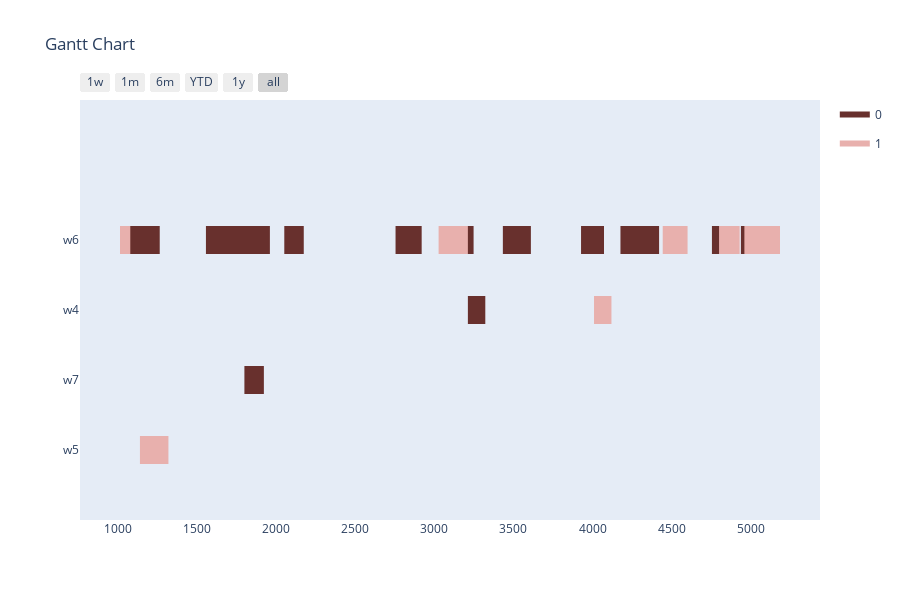

Notebook source saved alongside this figure:
### Code cell
earliest_time_slot = 0
last_time_slot = 5000
operations = []

def get_alternative_tasks(task_id):
    task = env.get_task(task_id)
    tasks = env.tasks
    alternatives = []
    for t in tasks:
        if task.result_resources[0][0] == t.result_resources[0][0] and t not in alternatives and t.id != task_id:
            alternatives.append(t)
    return alternatives

def mutation_function(offsprings, ga_instance):
    for offspring in offsprings:
        for i in range(len(operations)):
            if random.random() < 1 / len(operations):
                task = offspring[i*3]
                alternatives = get_alternative_tasks(task)
                offspring[i*3] = random.choice(alternatives).id
                offspring[i*3+1] = random.choice(env.get_valid_workstations(offspring[i*3])).id
                offspring[i*3+2] = random.randint(earliest_time_slot, last_time_slot)
    return offsprings

def fitness_function(solution, solution_idx):
    fitness = 0
    if feasible(solution):
        min = float('inf')
        max = -float('inf')
        i = 0
        for gene in solution:
            if i == 2:
                if gene < min:
                    min = gene
                duration = env.get_duration(solution[i-2], solution[i-1])
                if gene + duration > max:
                    max = gene + duration
            i += 1
            if i > 2:
                i = 0
        fitness += abs(max - min)
    else:
        fitness = 2 * last_time_slot
    return fitness

for order in orders_model:
    for resource in order.resources:
        recipe = resource.recipes[0] # just use recipe 0 for now
        recipe_tasks = env.get_all_tasks_for_recipe(recipe.id)
        results = dict()
        for task in recipe_tasks:
            if task.result_resources[0][0] not in results:
                results[task.result_resources[0][0]] = []
            results[task.result_resources[0][0]].append(task)
        for key in results:
            operations.append(random.choice(results[key]).id)
assignments = []
for operation in operations:
    workstation = env.get_valid_workstations(operation)
    assignments.append(operation)
    assignments.append(random.choice(workstation).id)
    assignments.append(random.randint(earliest_time_slot, last_time_slot))

num_genes = len(assignments)
num_generations = 1000
num_parents_mating = 25
sol_per_pop = 50
init_range_low = 0
init_range_high = last_time_slot
parent_selection_type = 'rws'
keep_parents = 1
crossover_type = 'two_points'
mutation_type = mutation_function
mutation_percentage_genes = 10
fitness_func = fitness_function
gene_type = int
ga_instance = pygad.GA(num_generations=num_generations, num_parents_mating=num_parents_mating, fitness_func=fitness_func, sol_per_pop=sol_per_pop, num_genes=num_genes, init_range_low=init_range_low, init_range_high=init_range_high, parent_selection_type=parent_selection_type, keep_parents=keep_parents, crossover_type=crossover_type, mutation_type=mutation_type, mutation_percent_genes=mutation_percentage_genes, gene_type=gene_type, gene_space=gene_space)
ga_instance.run()
solution, solution_fitness, solution_idx = ga_instance.best_solution()
print("Parameters of the best solution : {solution}".format(solution=solution))
print("Fitness value of the best solution = {solution_fitness}".format(solution_fitness=solution_fitness))

workstation_assignments = reformat_pygad_result(solution, orders, env)
visualize(workstation_assignments, [], [], [], num_generations+1)

### Figure 1 — Plotly figure (JSON) as saved in the notebook; plotly's stock layout.template omitted (floating-point values rounded to 4 significant figures)
{"data": [{"fill": "toself", "fillcolor": "rgb(104, 48, 45)", "hoverinfo": "name", "legendgroup": "rgb(104, 48, 45)", "mode": "none", "name": "0", "type": "scatter", "x": [1841, 1961, 1961, 1841, 1841, 4754, 4874, 4874, 4754, 4754, 1557, 1677, 1677, 1557, 1557, 735, 945, 945, 735, 735, 4937, 5014, 5014, 4937, 4937, 4230, 4420, 4420, 4230, 4230, 4259, 4413, 4413, 4259, 4259, 1040, 1265, 1265, 1040, 1040, 1575, 1720, 1720, 1575, 1575, 2052, 2175, 2175, 2052, 2052, 3518, 3610, 3610, 3518, 3518, 1656, 1866, 1866, 1656, 1656, 4308, 4364, 4364, 4308, 4308, 4176, 4300, 4300, 4176, 4176, 3433, 3587, 3587, 3433, 3433, 2755, 2920, 2920, 2755, 2755, 3161, 3248, 3248, 3161, 3161, 3927, 4072, 4072, 3927, 3927, 500, 620, 620, 500, 500, 3212, 3322, 3322, 3212, 3212, 703, 813, 813, 703, 703, 1800, 1923, 1923, 1800, 1800, 322, 418, 418, 322], "y": [2.8, 2.8, 3.2, 3.2, null, 2.8, 2.8, 3.2, 3.2, null, 2.8, 2.8, 3.2, 3.2, null, 2.8, 2.8, 3.2, 3.2, null, 2.8, 2.8, 3.2, 3.2, null, 2.8, 2.8, 3.2, 3.2, null, 2.8, 2.8, 3.2, 3.2, null, 2.8, 2.8, 3.2, 3.2, null, 2.8, 2.8, 3.2, 3.2, null, 2.8, 2.8, 3.2, 3.2, null, 2.8, 2.8, 3.2, 3.2, null, 2.8, 2.8, 3.2, 3.2, null, 2.8, 2.8, 3.2, 3.2, null, 2.8, 2.8, 3.2, 3.2, null, 2.8, 2.8, 3.2, 3.2, null, 2.8, 2.8, 3.2, 3.2, null, 2.8, 2.8, 3.2, 3.2, null, 2.8, 2.8, 3.2, 3.2, null, 2.8, 2.8, 3.2, 3.2, null, 1.8, 1.8, 2.2, 2.2, null, 1.8, 1.8, 2.2, 2.2, null, 0.8, 0.8, 1.2, 1.2, null, 0.8, 0.8, 1.2, 1.2]}, {"fill": "toself", "fillcolor": "rgb(232, 176, 173)", "hoverinfo": "name", "legendgroup": "rgb(232, 176, 173)", "mode": "none", "name": "1", "type": "scatter", "x": [4959, 5184, 5184, 4959, 4959, 3027, 3212, 3212, 3027, 3027, 4799, 4929, 4929, 4799, 4799, 4443, 4600, 4600, 4443, 4443, 1014, 1079, 1079, 1014, 1014, 4009, 4119, 4119, 4009, 4009, 1140, 1320, 1320, 1140], "y": [2.8, 2.8, 3.2, 3.2, null, 2.8, 2.8, 3.2, 3.2, null, 2.8, 2.8, 3.2, 3.2, null, 2.8, 2.8, 3.2, 3.2, null, 2.8, 2.8, 3.2, 3.2, null, 1.8, 1.8, 2.2, 2.2, null, -0.2, -0.2, 0.2, 0.2]}, {"legendgroup": "rgb(104, 48, 45)", "marker": {"color": "rgb(104, 48, 45)", "opacity": 0, "size": 1}, "mode": "markers", "name": "", "showlegend": false, "text": [null, null, null, null, null, null, null, null, null, null, null, null, null, null, null, null, null, null, null, null, null, null, null, null, null, null, null, null, null, null, null, null, null, null, null, null, null, null, null, null, null, null, null, null, null, null], "type": "scatter", "x": [1841, 1961, 4754, 4874, 1557, 1677, 735, 945, 4937, 5014, 4230, 4420, 4259, 4413, 1040, 1265, 1575, 1720, 2052, 2175, 3518, 3610, 1656, 1866, 4308, 4364, 4176, 4300, 3433, 3587, 2755, 2920, 3161, 3248, 3927, 4072, 500, 620, 3212, 3322, 703, 813, 1800, 1923, 322, 418], "y": [3, 3, 3, 3, 3, 3, 3, 3, 3, 3, 3, 3, 3, 3, 3, 3, 3, 3, 3, 3, 3, 3, 3, 3, 3, 3, 3, 3, 3, 3, 3, 3, 3, 3, 3, 3, 3, 3, 2, 2, 2, 2, 1, 1, 1, 1]}, {"legendgroup": "rgb(232, 176, 173)", "marker": {"color": "rgb(232, 176, 173)", "opacity": 0, "size": 1}, "mode": "markers", "name": "", "showlegend": false, "text": [null, null, null, null, null, null, null, null, null, null, null, null, null, null], "type": "scatter", "x": [4959, 5184, 3027, 3212, 4799, 4929, 4443, 4600, 1014, 1079, 4009, 4119, 1140, 1320], "y": [3, 3, 3, 3, 3, 3, 3, 3, 3, 3, 2, 2, 0, 0]}], "layout": {"height": 600, "hovermode": "closest", "showlegend": true, "title": {"text": "Gantt Chart"}, "xaxis": {"rangeselector": {"buttons": [{"count": 7, "label": "1w", "step": "day", "stepmode": "backward"}, {"count": 1, "label": "1m", "step": "month", "stepmode": "backward"}, {"count": 6, "label": "6m", "step": "month", "stepmode": "backward"}, {"count": 1, "label": "YTD", "step": "year", "stepmode": "todate"}, {"count": 1, "label": "1y", "step": "year", "stepmode": "backward"}, {"step": "all"}]}, "showgrid": false, "type": "date", "zeroline": false}, "yaxis": {"autorange": false, "range": [-1, 5], "showgrid": false, "ticktext": ["w5", "w7", "w4", "w6"], "tickvals": [0, 1, 2, 3], "zeroline": false}}}
